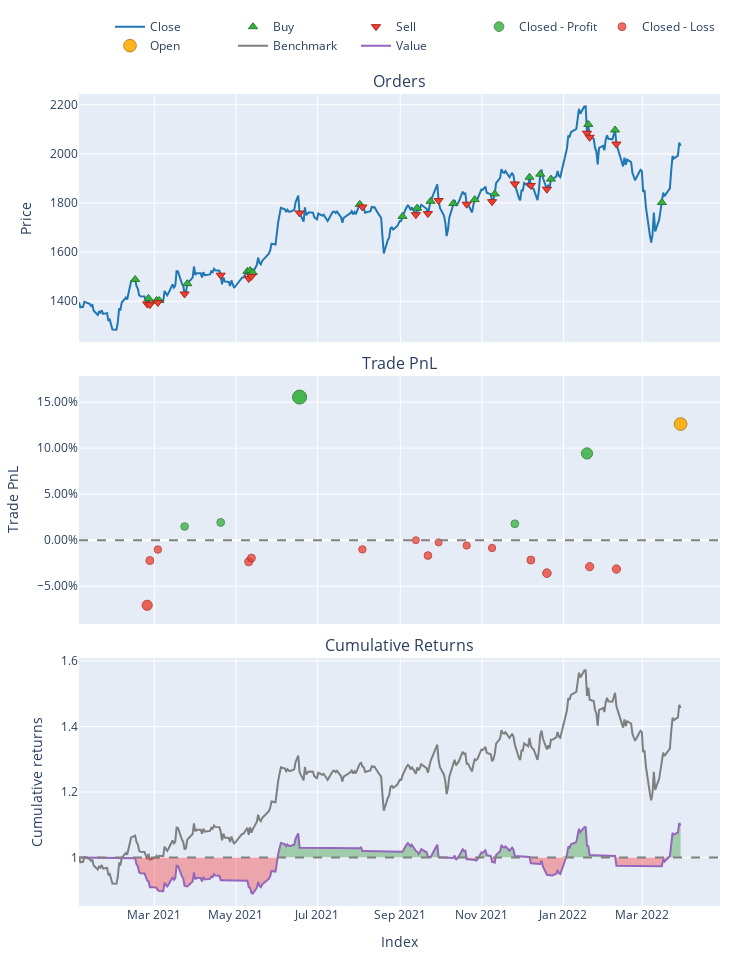
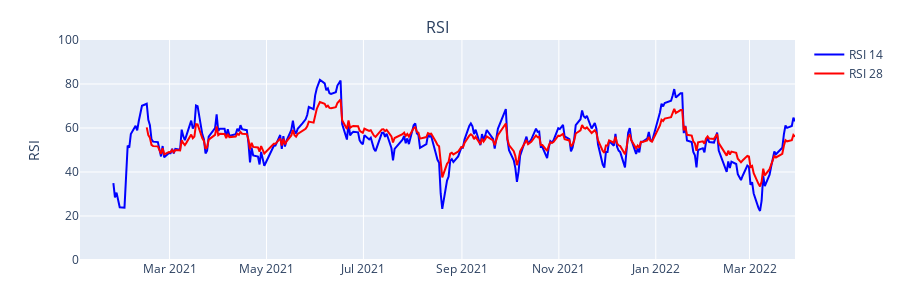

Notebook source saved alongside these figures, in order:
### Code cell
import vectorbt as vbt
import yfinance as yf
import talib as ta
import pandas as pd
import plotly.graph_objects as go
from plotly.subplots import make_subplots

# --- データ取得 ---
price = vbt.YFData.download('7203.T', start='2021-01-01', end='2022-03-31').get('Close')
if isinstance(price, pd.DataFrame) and isinstance(price.columns, pd.MultiIndex):
    price = price.iloc[:, 0]

# --- RSI計算 ---
n1, n2 = 14, 28
rsiS = ta.RSI(price, timeperiod=n1)
rsiL = ta.RSI(price, timeperiod=n2)

# --- シグナル作成 ---
entries = (rsiS > rsiL).fillna(False)
exits = (rsiS < rsiL).fillna(False)

# --- バックテスト ---
pf = vbt.Portfolio.from_signals(price, entries, exits, init_cash=10000, fees=0.002)

# 成績確認
print(pf.stats())

# --- チャート（Jupyter表示用） ---
main_fig = pf.plot()
rsi_trace_1 = go.Scatter(x=rsiS.index, y=rsiS, name=f'RSI {n1}', line=dict(color='blue'))
rsi_trace_2 = go.Scatter(x=rsiL.index, y=rsiL, name=f'RSI {n2}', line=dict(color='red'))

# --- RSI サブプロットを作成 ---
rsi_fig = make_subplots(rows=1, cols=1, subplot_titles=("RSI",))
rsi_fig.add_trace(rsi_trace_1)
rsi_fig.add_trace(rsi_trace_2)
rsi_fig.update_yaxes(title_text="RSI", range=[0, 100])
rsi_fig.update_layout(height=300, margin=dict(t=40, b=40))

# --- 表示（2つのFigureを並べて表示） ---
main_fig.show()
rsi_fig.show()

### Figure 1 — Plotly figure (JSON) as saved in the notebook; plotly's stock layout.template omitted (floating-point values rounded to 4 significant figures; data arrays with more than 128 entries replaced by an {"elided": "..."} marker saying what was removed)
{"data": [{"legendgroup": "0", "line": {"color": "#1f77b4"}, "name": "Close", "showlegend": true, "type": "scatter", "uid": "e97facd0-46ad-4403-be7c-0396f4573f3f", "x": {"elided": "303 str values"}, "xaxis": "x", "y": {"elided": "303 float values"}, "yaxis": "y"}, {"customdata": [[0, 6.703, 19.96], [2, 6.571, 18.55], [4, 6.464, 18.14], [6, 6.4, 17.96], [8, 6.193, 18.23], [10, 6.104, 18.58], [12, 5.95, 18.15], [14, 5.866, 17.8], [16, 5.728, 20.56], [18, 5.83, 20.35], [20, 5.719, 20.35], [22, 5.538, 20.01], [24, 5.552, 19.97], [26, 5.473, 19.85], [28, 5.357, 19.69], [30, 5.259, 20.04], [32, 5.113, 19.61], [34, 4.982, 18.91], [36, 4.878, 20.68], [38, 4.79, 20.09], [40, 5.401, 19.46]], "hovertemplate": "Order Id: %{customdata[0]}<br>Timestamp: %{x}<br>Price: %{y}<br>Size: %{customdata[1]:.6f}<br>Fees: %{customdata[2]:.6f}", "legendgroup": "1", "marker": {"color": "#37B13F", "line": {"color": "rgb(38,123,44)", "width": 1}, "size": 8, "symbol": "triangle-up"}, "mode": "markers", "name": "Buy", "type": "scatter", "uid": "502631cd-0e40-4583-9dd2-dc39f1d5ca16", "x": ["2021-02-14T15:00:00+00:00", "2021-02-24T15:00:00+00:00", "2021-03-02T15:00:00+00:00", "2021-03-04T15:00:00+00:00", "2021-03-25T15:00:00+00:00", "2021-05-09T15:00:00+00:00", "2021-05-11T15:00:00+00:00", "2021-05-13T15:00:00+00:00", "2021-08-01T15:00:00+00:00", "2021-09-02T15:00:00+00:00", "2021-09-13T15:00:00+00:00", "2021-09-23T15:00:00+00:00", "2021-10-10T15:00:00+00:00", "2021-10-26T15:00:00+00:00", "2021-11-10T15:00:00+00:00", "2021-12-06T15:00:00+00:00", "2021-12-14T15:00:00+00:00", "2021-12-22T15:00:00+00:00", "2022-01-19T15:00:00+00:00", "2022-02-08T15:00:00+00:00", "2022-03-15T15:00:00+00:00"], "xaxis": "x", "y": [1489.0, 1412.0, 1403.0, 1403.0, 1472.0, 1522.0, 1525.0, 1517.0, 1795.0, 1746.0, 1780.0, 1807.0, 1798.0, 1814.0, 1837.0, 1905.0, 1917.0, 1897.0, 2120.0, 2097.0, 1802.0], "yaxis": "y"}, {"customdata": [[1, 6.703, 18.63], [3, 6.571, 18.22], [5, 6.464, 18.03], [7, 6.4, 18.3], [9, 6.193, 18.65], [11, 6.104, 18.22], [13, 5.95, 17.87], [15, 5.866, 20.64], [17, 5.728, 20.43], [19, 5.83, 20.43], [21, 5.719, 20.1], [23, 5.538, 20.05], [25, 5.552, 19.93], [27, 5.473, 19.76], [29, 5.357, 20.12], [31, 5.259, 19.68], [33, 5.113, 18.98], [35, 4.982, 20.77], [37, 4.878, 20.17], [39, 4.79, 19.54]], "hovertemplate": "Order Id: %{customdata[0]}<br>Timestamp: %{x}<br>Price: %{y}<br>Size: %{customdata[1]:.6f}<br>Fees: %{customdata[2]:.6f}", "legendgroup": "2", "marker": {"color": "#EA4335", "line": {"color": "rgb(181,31,18)", "width": 1}, "size": 8, "symbol": "triangle-down"}, "mode": "markers", "name": "Sell", "type": "scatter", "uid": "71c65248-63ba-462e-ba11-96b8810bcb49", "x": ["2021-02-23T15:00:00+00:00", "2021-02-25T15:00:00+00:00", "2021-03-03T15:00:00+00:00", "2021-03-23T15:00:00+00:00", "2021-04-19T15:00:00+00:00", "2021-05-10T15:00:00+00:00", "2021-05-12T15:00:00+00:00", "2021-06-17T15:00:00+00:00", "2021-08-03T15:00:00+00:00", "2021-09-12T15:00:00+00:00", "2021-09-21T15:00:00+00:00", "2021-09-29T15:00:00+00:00", "2021-10-20T15:00:00+00:00", "2021-11-08T15:00:00+00:00", "2021-11-25T15:00:00+00:00", "2021-12-07T15:00:00+00:00", "2021-12-19T15:00:00+00:00", "2022-01-18T15:00:00+00:00", "2022-01-20T15:00:00+00:00", "2022-02-09T15:00:00+00:00"], "xaxis": "x", "y": [1389.0, 1386.0, 1395.0, 1430.0, 1506.0, 1492.0, 1501.0, 1759.0, 1784.0, 1753.0, 1757.0, 1810.0, 1795.0, 1806.0, 1878.0, 1872.0, 1856.0, 2084.0, 2068.0, 2040.0], "yaxis": "y"}, {"customdata": [[3, 3, 133.9, 0.01491], [4, 4, 176.2, 0.01933], [7, 7, 1384.0, 0.1555], [14, 14, 176.0, 0.01788], [17, 17, 891.4, 0.0943]], "hovertemplate": "Exit Trade Id: %{customdata[0]}<br>Position Id: %{customdata[1]}<br>Exit Timestamp: %{x}<br>PnL: %{customdata[2]:.6f}<br>Return: %{customdata[3]:.2%}", "legendgroup": "3", "marker": {"color": "#37B13F", "line": {"color": "rgb(38,123,44)", "width": 1}, "opacity": [0.7644, 0.7686, 0.9, 0.7672, 0.841], "size": [7.671, 7.87, 14, 7.804, 11.24], "symbol": "circle"}, "mode": "markers", "name": "Closed - Profit", "type": "scatter", "uid": "f8650b1d-b934-4135-a029-209a1f5ce5de", "x": ["2021-03-23T15:00:00+00:00", "2021-04-19T15:00:00+00:00", "2021-06-17T15:00:00+00:00", "2021-11-25T15:00:00+00:00", "2022-01-18T15:00:00+00:00"], "xaxis": "x2", "y": [0.01491, 0.01933, 0.1555, 0.01788, 0.0943], "yaxis": "y2"}, {"customdata": [[0, 0, -705.4, -0.07068], [1, 1, -204.5, -0.02205], [2, 2, -91.94, -0.01013], [5, 5, -217.0, -0.02336], [6, 6, -175.5, -0.01934], [8, 8, -102.5, -0.00997], [9, 9, -0.1061, -1.042e-05], [10, 10, -169.4, -0.01664], [11, 11, -23.32, -0.00233], [12, 12, -57.49, -0.005758], [13, 13, -84.2, -0.008482], [15, 15, -215.8, -0.02154], [16, 16, -350.9, -0.0358], [18, 18, -296.9, -0.02871], [19, 19, -314.9, -0.03135]], "hovertemplate": "Exit Trade Id: %{customdata[0]}<br>Position Id: %{customdata[1]}<br>Exit Timestamp: %{x}<br>PnL: %{customdata[2]:.6f}<br>Return: %{customdata[3]:.2%}", "legendgroup": "4", "marker": {"color": "#EA4335", "line": {"color": "rgb(181,31,18)", "width": 1}, "opacity": [0.8182, 0.7713, 0.7598, 0.7725, 0.7686, 0.7596, 0.75, 0.766, 0.7522, 0.7555, 0.7582, 0.7708, 0.7845, 0.7777, 0.7802], "size": [10.18, 7.992, 7.456, 8.051, 7.87, 7.448, 7, 7.749, 7.104, 7.259, 7.381, 7.969, 8.611, 8.292, 8.411], "symbol": "circle"}, "mode": "markers", "name": "Closed - Loss", "type": "scatter", "uid": "3876c017-69d9-40b8-b549-8812275a52d5", "x": ["2021-02-23T15:00:00+00:00", "2021-02-25T15:00:00+00:00", "2021-03-03T15:00:00+00:00", "2021-05-10T15:00:00+00:00", "2021-05-12T15:00:00+00:00", "2021-08-03T15:00:00+00:00", "2021-09-12T15:00:00+00:00", "2021-09-21T15:00:00+00:00", "2021-09-29T15:00:00+00:00", "2021-10-20T15:00:00+00:00", "2021-11-08T15:00:00+00:00", "2021-12-07T15:00:00+00:00", "2021-12-19T15:00:00+00:00", "2022-01-20T15:00:00+00:00", "2022-02-09T15:00:00+00:00"], "xaxis": "x2", "y": [-0.07068, -0.02205, -0.01013, -0.02336, -0.01934, -0.00997, -1.042e-05, -0.01664, -0.00233, -0.005758, -0.008482, -0.02154, -0.0358, -0.02871, -0.03135], "yaxis": "y2"}, {"customdata": [[20, 20, 1229.0, 0.1262]], "hovertemplate": "Exit Trade Id: %{customdata[0]}<br>Position Id: %{customdata[1]}<br>Exit Timestamp: %{x}<br>PnL: %{customdata[2]:.6f}<br>Return: %{customdata[3]:.2%}", "legendgroup": "5", "marker": {"color": "#FFAA00", "line": {"color": "rgb(178,118,0)", "width": 1}, "opacity": [0.8718], "size": [12.68], "symbol": "circle"}, "mode": "markers", "name": "Open", "type": "scatter", "uid": "5f50d9df-6b31-4dd1-9f45-0751a0a635fd", "x": ["2022-03-29T15:00:00+00:00"], "xaxis": "x2", "y": [0.1262], "yaxis": "y2"}, {"legendgroup": "6", "line": {"color": "#7f7f7f"}, "name": "Benchmark", "showlegend": true, "type": "scatter", "uid": "4aabfe7f-08f9-4897-9156-c0e92ff65450", "x": {"elided": "303 str values"}, "xaxis": "x3", "y": {"elided": "303 float values"}, "yaxis": "y3"}, {"hoverinfo": "skip", "legendgroup": "7", "line": {"color": "rgba(0, 0, 0, 0)", "width": 0}, "opacity": 0, "showlegend": false, "type": "scatter", "uid": "65730ccc-1600-431b-a006-3817ce1a4b4b", "x": {"elided": "303 str values"}, "xaxis": "x3", "y": {"elided": "303 int values"}, "yaxis": "y3"}, {"connectgaps": false, "fill": "tonexty", "fillcolor": "rgba(0, 128, 0, 0.3)", "hoverinfo": "skip", "legendgroup": "7", "line": {"color": "rgba(0, 0, 0, 0)", "width": 0}, "opacity": 0, "showlegend": false, "type": "scatter", "uid": "959ef819-0c1a-4a55-abb8-e883bdedf2e3", "x": {"elided": "303 str values"}, "xaxis": "x3", "y": {"elided": "303 float values"}, "yaxis": "y3"}, {"hoverinfo": "skip", "legendgroup": "7", "line": {"color": "rgba(0, 0, 0, 0)", "width": 0}, "opacity": 0, "showlegend": false, "type": "scatter", "uid": "3f7ca40d-67ac-4a1c-85af-9bbfee01b32a", "x": {"elided": "303 str values"}, "xaxis": "x3", "y": {"elided": "303 int values"}, "yaxis": "y3"}, {"connectgaps": false, "fill": "tonexty", "fillcolor": "rgba(255, 0, 0, 0.3)", "hoverinfo": "skip", "legendgroup": "7", "line": {"color": "rgba(0, 0, 0, 0)", "width": 0}, "opacity": 0, "showlegend": false, "type": "scatter", "uid": "d32990e6-9ff3-4acc-91a5-cff7176a1a8a", "x": {"elided": "303 str values"}, "xaxis": "x3", "y": {"elided": "303 float values"}, "yaxis": "y3"}, {"legendgroup": "8", "line": {"color": "#9467bd"}, "name": "Value", "showlegend": true, "type": "scatter", "uid": "864c031e-cf3d-4547-abec-f0574dbcc81b", "x": {"elided": "303 str values"}, "xaxis": "x3", "y": {"elided": "303 float values"}, "yaxis": "y3"}, {"hoverinfo": "skip", "legendgroup": "7", "line": {"color": "rgba(0, 0, 0, 0)", "width": 0}, "opacity": 0, "showlegend": false, "type": "scatter", "uid": "a25f8056-2622-4eb7-be0a-34ad3f0e032e", "x": {"elided": "303 str values"}, "xaxis": "x3", "y": {"elided": "303 int values"}, "yaxis": "y3"}], "layout": {"annotations": [{"font": {"size": 16}, "showarrow": false, "text": "Orders", "x": 0.5, "xanchor": "center", "xref": "paper", "y": 1, "yanchor": "bottom", "yref": "paper"}, {"font": {"size": 16}, "showarrow": false, "text": "Trade PnL", "x": 0.5, "xanchor": "center", "xref": "paper", "y": 0.6528, "yanchor": "bottom", "yref": "paper"}, {"font": {"size": 16}, "showarrow": false, "text": "Cumulative Returns", "x": 0.5, "xanchor": "center", "xref": "paper", "y": 0.3056, "yanchor": "bottom", "yref": "paper"}], "height": 960, "legend": {"orientation": "h", "traceorder": "normal", "x": 1, "xanchor": "right", "y": 1.042, "yanchor": "bottom"}, "margin": {"b": 30, "l": 30, "r": 30, "t": 30}, "shapes": [{"line": {"color": "gray", "dash": "dash"}, "type": "line", "x0": 0, "x1": 1, "xref": "paper", "y0": 0, "y1": 0, "yref": "y2"}, {"line": {"color": "gray", "dash": "dash"}, "type": "line", "x0": 0, "x1": 1, "xref": "paper", "y0": 1, "y1": 1, "yref": "y3"}], "showlegend": true, "width": 750, "xaxis": {"anchor": "y", "domain": [0, 1], "matches": "x3", "showticklabels": false}, "xaxis2": {"anchor": "y2", "domain": [0, 1], "matches": "x3", "showticklabels": false}, "xaxis3": {"anchor": "y3", "domain": [0, 1], "title": {"text": "Index"}}, "yaxis": {"anchor": "x", "domain": [0.6944, 1], "title": {"text": "Price"}}, "yaxis2": {"anchor": "x2", "domain": [0.3472, 0.6528], "tickformat": ".2%", "title": {"text": "Trade PnL"}}, "yaxis3": {"anchor": "x3", "domain": [0, 0.3056], "title": {"text": "Cumulative returns"}}}}

### Figure 2 — Plotly figure (JSON) as saved in the notebook; plotly's stock layout.template omitted (floating-point values rounded to 4 significant figures; data arrays with more than 128 entries replaced by an {"elided": "..."} marker saying what was removed)
{"data": [{"line": {"color": "blue"}, "name": "RSI 14", "type": "scatter", "x": {"elided": "303 str values"}, "y": {"elided": "303 float values"}}, {"line": {"color": "red"}, "name": "RSI 28", "type": "scatter", "x": {"elided": "303 str values"}, "y": {"elided": "303 float values"}}], "layout": {"annotations": [{"font": {"size": 16}, "showarrow": false, "text": "RSI", "x": 0.5, "xanchor": "center", "xref": "paper", "y": 1, "yanchor": "bottom", "yref": "paper"}], "height": 300, "margin": {"b": 40, "t": 40}, "xaxis": {"anchor": "y", "domain": [0, 1]}, "yaxis": {"anchor": "x", "domain": [0, 1], "range": [0, 100], "title": {"text": "RSI"}}}}
